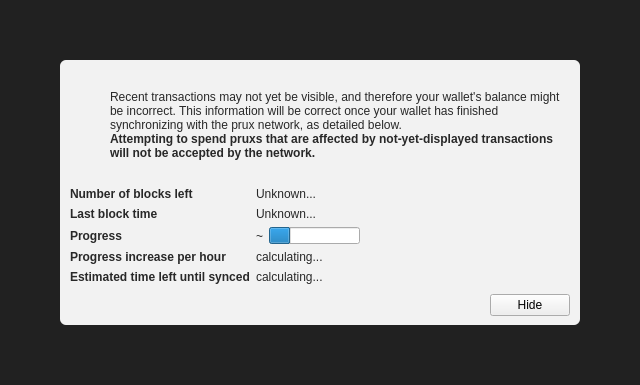
<?xml version="1.0" encoding="UTF-8"?>
<ui version="4.0">
 <class>ModalOverlay</class>
 <widget class="ModalOverlay" name="ModalOverlay">
  <property name="geometry">
   <rect>
    <x>0</x>
    <y>0</y>
    <width>640</width>
    <height>385</height>
   </rect>
  </property>
  <property name="windowTitle">
   <string>Form</string>
  </property>
  <layout class="QVBoxLayout" name="verticalLayout" stretch="0">
   <property name="sizeConstraint">
    <enum>QLayout::SetDefaultConstraint</enum>
   </property>
   <property name="leftMargin">
    <number>0</number>
   </property>
   <property name="topMargin">
    <number>0</number>
   </property>
   <property name="rightMargin">
    <number>0</number>
   </property>
   <property name="bottomMargin">
    <number>0</number>
   </property>
   <item>
    <widget class="QWidget" name="bgWidget" native="true">
     <property name="styleSheet">
      <string notr="true">#bgWidget { background: rgba(0,0,0,220); }</string>
     </property>
     <layout class="QVBoxLayout" name="verticalLayoutMain" stretch="1">
      <property name="leftMargin">
       <number>60</number>
      </property>
      <property name="topMargin">
       <number>60</number>
      </property>
      <property name="rightMargin">
       <number>60</number>
      </property>
      <property name="bottomMargin">
       <number>60</number>
      </property>
      <item>
       <widget class="QWidget" name="contentWidget" native="true">
        <property name="styleSheet">
         <string notr="true">#contentWidget { background: rgba(255,255,255,240); border-radius: 6px; }

QLabel { color: rgb(40,40,40);  }</string>
        </property>
        <layout class="QVBoxLayout" name="verticalLayoutSub" stretch="1,0,0,0">
         <property name="spacing">
          <number>0</number>
         </property>
         <property name="leftMargin">
          <number>10</number>
         </property>
         <property name="topMargin">
          <number>10</number>
         </property>
         <property name="rightMargin">
          <number>10</number>
         </property>
         <property name="bottomMargin">
          <number>10</number>
         </property>
         <item>
          <layout class="QHBoxLayout" name="horizontalLayoutIconText" stretch="0,1">
           <property name="topMargin">
            <number>20</number>
           </property>
           <item>
            <layout class="QVBoxLayout" name="verticalLayoutIcon">
             <property name="leftMargin">
              <number>0</number>
             </property>
             <item>
              <widget class="QPushButton" name="warningIcon">
               <property name="enabled">
                <bool>false</bool>
               </property>
               <property name="text">
                <string/>
               </property>
               <property name="icon">
                <iconset>
                 <normaloff>:/icons/warning</normaloff>
                 <disabledoff>:/icons/warning</disabledoff>:/icons/warning</iconset>
               </property>
               <property name="iconSize">
                <size>
                 <width>48</width>
                 <height>48</height>
                </size>
               </property>
               <property name="flat">
                <bool>true</bool>
               </property>
              </widget>
             </item>
             <item>
              <spacer name="verticalSpacerWarningIcon">
               <property name="orientation">
                <enum>Qt::Vertical</enum>
               </property>
               <property name="sizeHint" stdset="0">
                <size>
                 <width>20</width>
                 <height>40</height>
                </size>
               </property>
              </spacer>
             </item>
            </layout>
           </item>
           <item>
            <layout class="QVBoxLayout" name="verticalLayoutInfoText">
             <property name="leftMargin">
              <number>0</number>
             </property>
             <property name="topMargin">
              <number>0</number>
             </property>
             <item>
              <widget class="QLabel" name="infoText">
               <property name="text">
                <string>Recent transactions may not yet be visible, and therefore your wallet's balance might be incorrect. This information will be correct once your wallet has finished synchronizing with the prux network, as detailed below.</string>
               </property>
               <property name="textFormat">
                <enum>Qt::RichText</enum>
               </property>
               <property name="wordWrap">
                <bool>true</bool>
               </property>
              </widget>
             </item>
             <item>
              <widget class="QLabel" name="infoTextStrong">
               <property name="font">
                <font>
                 <weight>75</weight>
                 <bold>true</bold>
                </font>
               </property>
               <property name="text">
                <string>Attempting to spend pruxs that are affected by not-yet-displayed transactions will not be accepted by the network.</string>
               </property>
               <property name="textFormat">
                <enum>Qt::RichText</enum>
               </property>
               <property name="wordWrap">
                <bool>true</bool>
               </property>
              </widget>
             </item>
             <item>
              <spacer name="verticalSpacerInTextSpace">
               <property name="orientation">
                <enum>Qt::Vertical</enum>
               </property>
               <property name="sizeHint" stdset="0">
                <size>
                 <width>20</width>
                 <height>40</height>
                </size>
               </property>
              </spacer>
             </item>
            </layout>
           </item>
          </layout>
         </item>
         <item>
          <spacer name="verticalSpacerAfterText">
           <property name="orientation">
            <enum>Qt::Vertical</enum>
           </property>
           <property name="sizeHint" stdset="0">
            <size>
             <width>20</width>
             <height>40</height>
            </size>
           </property>
          </spacer>
         </item>
         <item>
          <layout class="QFormLayout" name="formLayout">
           <property name="fieldGrowthPolicy">
            <enum>QFormLayout::FieldsStayAtSizeHint</enum>
           </property>
           <property name="horizontalSpacing">
            <number>6</number>
           </property>
           <property name="verticalSpacing">
            <number>6</number>
           </property>
           <property name="topMargin">
            <number>10</number>
           </property>
           <item row="0" column="0">
            <widget class="QLabel" name="labelNumberOfBlocksLeft">
             <property name="font">
              <font>
               <weight>75</weight>
               <bold>true</bold>
              </font>
             </property>
             <property name="text">
              <string>Number of blocks left</string>
             </property>
            </widget>
           </item>
           <item row="0" column="1">
            <widget class="QLabel" name="numberOfBlocksLeft">
             <property name="text">
              <string>Unknown...</string>
             </property>
            </widget>
           </item>
           <item row="1" column="0">
            <widget class="QLabel" name="labelLastBlockTime">
             <property name="font">
              <font>
               <weight>75</weight>
               <bold>true</bold>
              </font>
             </property>
             <property name="text">
              <string>Last block time</string>
             </property>
            </widget>
           </item>
           <item row="1" column="1">
            <widget class="QLabel" name="newestBlockDate">
             <property name="sizePolicy">
              <sizepolicy hsizetype="Maximum" vsizetype="Preferred">
               <horstretch>0</horstretch>
               <verstretch>0</verstretch>
              </sizepolicy>
             </property>
             <property name="text">
              <string>Unknown...</string>
             </property>
            </widget>
           </item>
           <item row="2" column="0">
            <widget class="QLabel" name="labelSyncDone">
             <property name="font">
              <font>
               <weight>75</weight>
               <bold>true</bold>
              </font>
             </property>
             <property name="text">
              <string>Progress</string>
             </property>
            </widget>
           </item>
           <item row="2" column="1">
            <layout class="QHBoxLayout" name="horizontalLayoutSync" stretch="0,1">
             <item>
              <widget class="QLabel" name="percentageProgress">
               <property name="text">
                <string notr="true">~</string>
               </property>
              </widget>
             </item>
             <item>
              <widget class="QProgressBar" name="progressBar">
               <property name="value">
                <number>24</number>
               </property>
               <property name="format">
                <string/>
               </property>
              </widget>
             </item>
            </layout>
           </item>
           <item row="4" column="0">
            <widget class="QLabel" name="labelProgressIncrease">
             <property name="font">
              <font>
               <weight>75</weight>
               <bold>true</bold>
              </font>
             </property>
             <property name="text">
              <string>Progress increase per hour</string>
             </property>
            </widget>
           </item>
           <item row="4" column="1">
            <widget class="QLabel" name="progressIncreasePerH">
             <property name="text">
              <string>calculating...</string>
             </property>
            </widget>
           </item>
           <item row="5" column="0">
            <widget class="QLabel" name="labelEstimatedTimeLeft">
             <property name="font">
              <font>
               <weight>75</weight>
               <bold>true</bold>
              </font>
             </property>
             <property name="text">
              <string>Estimated time left until synced</string>
             </property>
            </widget>
           </item>
           <item row="5" column="1">
            <widget class="QLabel" name="expectedTimeLeft">
             <property name="text">
              <string>calculating...</string>
             </property>
            </widget>
           </item>
          </layout>
         </item>
         <item>
          <layout class="QHBoxLayout" name="horizontalLayoutButtons">
           <property name="leftMargin">
            <number>10</number>
           </property>
           <property name="topMargin">
            <number>10</number>
           </property>
           <item>
            <spacer name="horizontalSpacer">
             <property name="orientation">
              <enum>Qt::Horizontal</enum>
             </property>
             <property name="sizeHint" stdset="0">
              <size>
               <width>40</width>
               <height>20</height>
              </size>
             </property>
            </spacer>
           </item>
           <item>
            <widget class="QPushButton" name="closeButton">
             <property name="text">
              <string>Hide</string>
             </property>
            </widget>
           </item>
          </layout>
         </item>
        </layout>
       </widget>
      </item>
     </layout>
    </widget>
   </item>
  </layout>
 </widget>
 <customwidgets>
  <customwidget>
   <class>ModalOverlay</class>
   <extends>QWidget</extends>
   <header>modaloverlay.h</header>
   <container>1</container>
  </customwidget>
 </customwidgets>
 <resources/>
 <connections/>
</ui>
